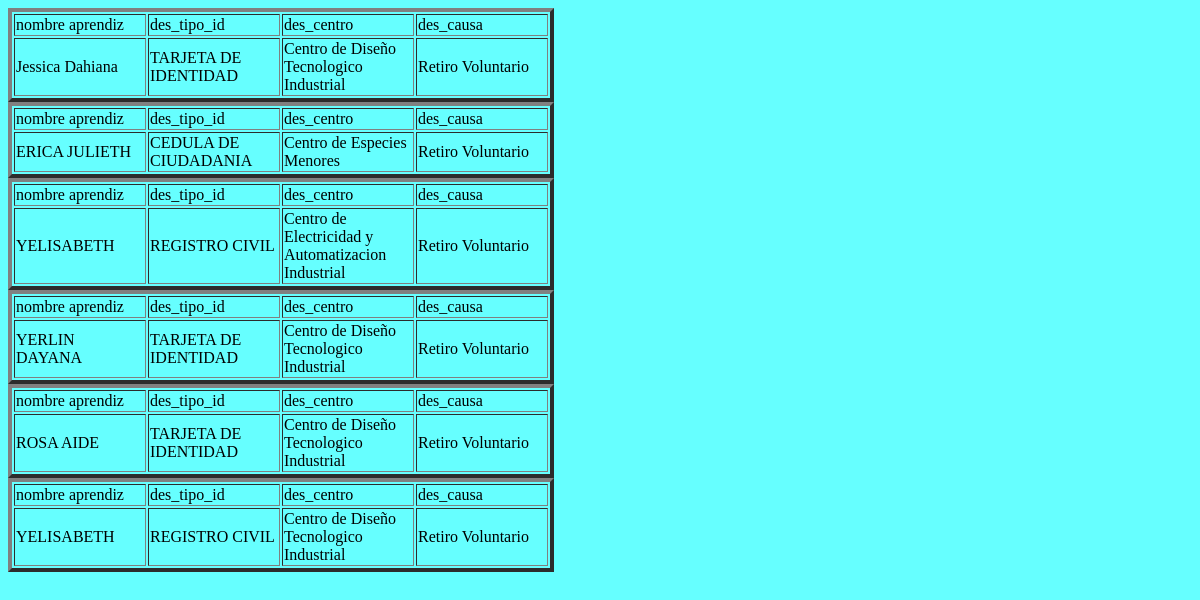
The app's page /consultas/consulta6.php with its own data.
### tables this page shows
CREATE TABLE `aprendiz` (
  `id_apre` varchar(20) NOT NULL default '',
  `nom_apre` varchar(50) default NULL,
  `apel_apre` varchar(50) default NULL,
  `tel_apre` varchar(15) default NULL,
  `cod_ciudad` varchar(5) default NULL,
  `cod_tipo_id` varchar(2) default NULL,
  `cod_rh` varchar(2) default NULL,
  `genero` varchar(2) default NULL,
  `edad` varchar(5) default NULL,
  PRIMARY KEY  (`id_apre`),
  KEY `cod_ciudad` (`cod_ciudad`),
  KEY `cod_tipo_id` (`cod_tipo_id`),
  KEY `cod_rh` (`cod_rh`),
  CONSTRAINT `aprendiz_ibfk_1` FOREIGN KEY (`cod_ciudad`) REFERENCES `ciudad` (`cod_ciudad`),
  CONSTRAINT `aprendiz_ibfk_2` FOREIGN KEY (`cod_tipo_id`) REFERENCES `tipo_id` (`cod_tipo_id`),
  CONSTRAINT `aprendiz_ibfk_3` FOREIGN KEY (`cod_rh`) REFERENCES `rh` (`cod_rh`)
);

CREATE TABLE `tipo_id` (
  `cod_tipo_id` varchar(2) NOT NULL,
  `des_tipo_id` varchar(30) default NULL,
  `siglas` varchar(2) default NULL,
  PRIMARY KEY  (`cod_tipo_id`)
);

CREATE TABLE `centro` (
  `cod_centro` varchar(2) NOT NULL,
  `des_centro` varchar(80) default NULL,
  `tel_centro` varchar(10) default NULL,
  `dir_centro` varchar(40) default NULL,
  `cod_ciudad` varchar(5) default NULL,
  PRIMARY KEY  (`cod_centro`),
  KEY `cod_ciudad` (`cod_ciudad`),
  CONSTRAINT `centro_ibfk_1` FOREIGN KEY (`cod_ciudad`) REFERENCES `ciudad` (`cod_ciudad`)
);

CREATE TABLE `causadesercion` (
  `cod_causa` varchar(2) NOT NULL,
  `des_causa` varchar(30) default NULL,
  `estado_causa` varchar(2) default NULL,
  PRIMARY KEY  (`cod_causa`)
);

### consultas/consulta6.php (the view, shortened to what this page needs)
<?php
class DataBaseClass{
	private $host,
	$dbname,
	$port,
	$user,
	$pasword,
	$driver,
	$connect;
	public function __construct($host,$dbname,$user,$pasword,$port='3306',$drive='mysql')
	{
		$this->host=$host;
		$this->dbname=$dbname;
		$this->user=$user;
		$this->pasword=$pasword;
		$this->port=$port;
		$this->drive=$drive;
	}
	public function getInstance() {
		if(!$this->connect) {
			try{
				$dsn=$this->drive
				.':host='
				.$this->host
				.';dbname='.$this->dbname
				.';port='.$this->port;
				$this->connect= new PDO($dsn,$this->user,
					$this->pasword);
			}catch(PDOException $exc){
				echo $exc->getMessage();
			}
		}
		Return $this->connect;
	}
}
try{
	$objDB=new DataBaseClass('localhost','bddesercion','root','');
	$sql="select nom_apre,des_tipo_id,des_centro,des_causa from aprendiz,tipo_id,centro,causadesercion,desercion,ficha where desercion.id_apre=aprendiz.id_apre and desercion.num_ficha=ficha.num_ficha and desercion.cod_causa=causadesercion.cod_causa and aprendiz.cod_tipo_id=tipo_id.cod_tipo_id and ficha.cod_centro=centro.cod_centro and genero='f' and des_causa='retiro voluntario'";
	$arrData=$objDB->getInstance()
	->query($sql)
	->fetchAll(PDO::FETCH_ASSOC);
}catch (PDOExcepcion $ex){
	echo $exc->getmessage();
}
?>
<?php foreach ($arrData as $row):?>
<table width="546" border="4">
  <tr>
    <td width="128">nombre aprendiz</td>
    <td width="128">des_tipo_id</td>
    <td width="128">des_centro</td>
    <td width="128">des_causa</td>
  </tr>
  <tr>
    <td><?php echo $row['nom_apre']?></td
    ><td><?php echo $row['des_tipo_id']?></td>
    <td><?php echo $row['des_centro']?></td>
    <td><?php echo $row['des_causa']?></td>
  </tr>
</table>
<?php endforeach ?>
</body>
</html>

### consultas/consulta6.php (style rules this page uses)
body,td,th { color: #000; }

### records on screen
aprendiz: nom_apre "Jessica Dahiana", cod_tipo.des_tipo_id "TARJETA DE IDENTIDAD", centro.des_centro "Centro de Diseño Tecnologico Industrial", causadesercion.des_causa "Retiro Voluntario"
aprendiz: nom_apre "ERICA JULIETH", cod_tipo.des_tipo_id "CEDULA DE CIUDADANIA", centro.des_centro "Centro de Especies Menores", causadesercion.des_causa "Retiro Voluntario"
aprendiz: nom_apre "YELISABETH", cod_tipo.des_tipo_id "REGISTRO CIVIL", centro.des_centro "Centro de Electricidad y Automatizacion Industrial", causadesercion.des_causa "Retiro Voluntario", centro.des_centro "Centro de Diseño Tecnologico Industrial"
aprendiz: nom_apre "YERLIN DAYANA", cod_tipo.des_tipo_id "TARJETA DE IDENTIDAD", centro.des_centro "Centro de Diseño Tecnologico Industrial", causadesercion.des_causa "Retiro Voluntario"
aprendiz: nom_apre "ROSA AIDE", cod_tipo.des_tipo_id "TARJETA DE IDENTIDAD", centro.des_centro "Centro de Diseño Tecnologico Industrial", causadesercion.des_causa "Retiro Voluntario"
